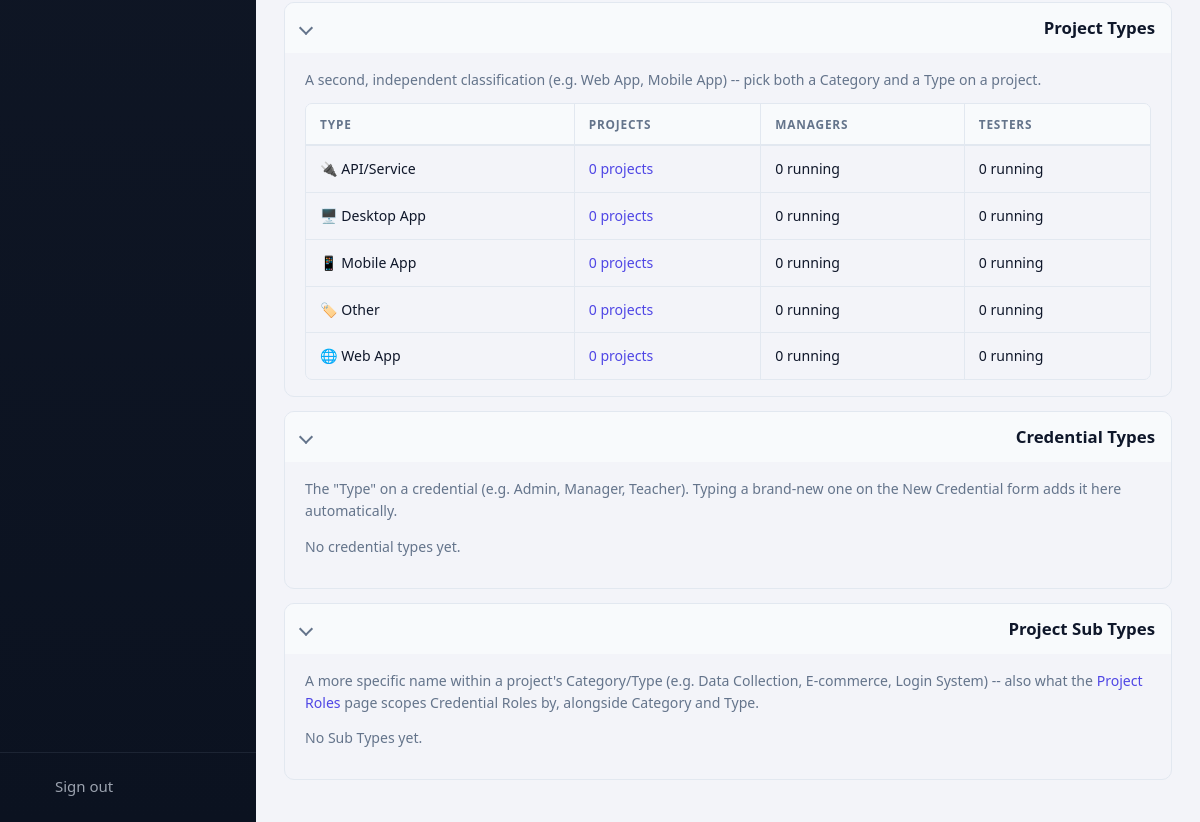
Before: /categories/index.php (signed in, lower part) with the older database file.
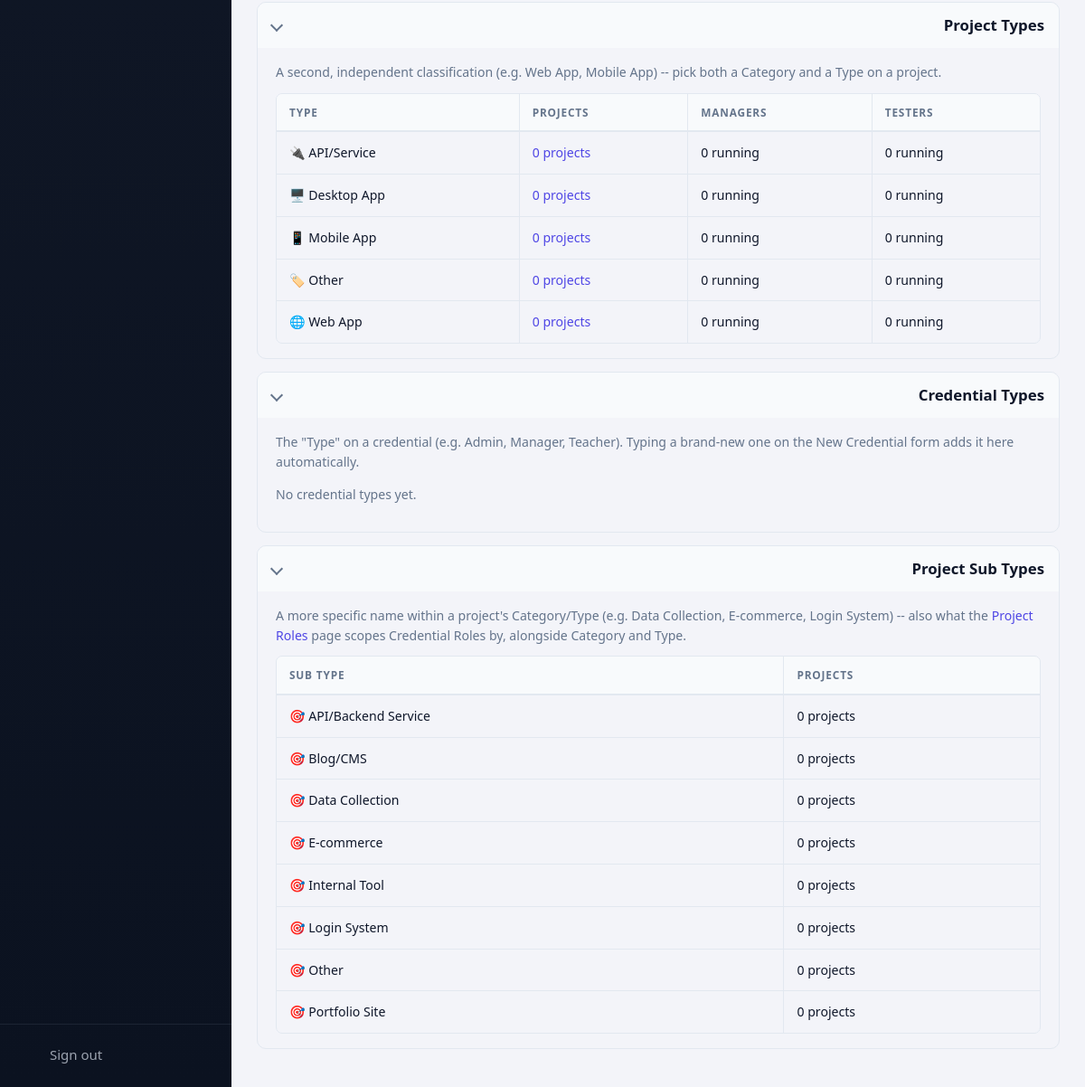
After: the same page with the newer database file.
### tables this page shows
CREATE TABLE project_types (
  id         INT UNSIGNED AUTO_INCREMENT PRIMARY KEY,
  name       VARCHAR(60) NOT NULL UNIQUE,
  icon       VARCHAR(255) NOT NULL DEFAULT '🏷️',
  created_at TIMESTAMP DEFAULT CURRENT_TIMESTAMP
);

CREATE TABLE project_purposes (
  id         INT UNSIGNED AUTO_INCREMENT PRIMARY KEY,
  name       VARCHAR(80) NOT NULL UNIQUE,
  created_at TIMESTAMP DEFAULT CURRENT_TIMESTAMP
);

### includes/functions.php (called while the page is built, shortened)
<?php
function assetUrl(string $relativePath): string
{
    $relativePath = '/' . ltrim($relativePath, '/');
    $diskPath = __DIR__ . '/..' . $relativePath;
    $version = is_file($diskPath) ? filemtime($diskPath) : time();
    return BASE_URL . $relativePath . '?v=' . $version;
}
function e(?string $value): string
{
    return htmlspecialchars((string) $value, ENT_QUOTES, 'UTF-8');
}
function setting(string $key, ?string $default = null): ?string
{
    global $db;
    static $cache = null;
    if ($cache === null) {
        $cache = [];
        try {
            $rows = $db->query('SELECT setting_key, setting_value FROM settings')->fetchAll();
            foreach ($rows as $row) {
                $cache[$row['setting_key']] = $row['setting_value'];
            }
        } catch (Throwable $e) {
            return $default;
        }
    }
    return $cache[$key] ?? $default;
}
function appName(): string
{
    return setting('app_name') ?: 'Digital Locker';
}
function pageTitle(string $title): string
{
    return $title . ' | ' . appName();
}
function projectCategories(): array
{
    global $db;
    static $rows = null;
    if ($rows === null) {
        $rows = $db->query('SELECT name, icon FROM project_categories ORDER BY name')->fetchAll();
    }
    return $rows;
}
function projectCategoryIconRaw(string $category): string
{
    foreach (projectCategories() as $row) {
        if ($row['name'] === $category) {
            return $row['icon'];
        }
    }
    return '📁';
}
function projectCategoryIconHtml(string $category): string
{
    $icon = projectCategoryIconRaw($category);
    return e($icon);
}
function projectTypes(): array
{
    global $db;
    static $rows = null;
    if ($rows === null) {
        $rows = $db->query('SELECT name, icon FROM project_types ORDER BY name')->fetchAll();
    }
    return $rows;
}
function projectTypeIconRaw(string $type): string
{
    foreach (projectTypes() as $row) {
        if ($row['name'] === $type) {
            return $row['icon'];
        }
    }
    return '🏷️';
}
function projectTypeIconHtml(string $type): string
{
    $icon = projectTypeIconRaw($type);
    return e($icon);
}

### categories/index.php (the view, shortened to what this page needs)
<?php
require_once __DIR__ . '/../includes/init.php';
$isAdmin = isAdministrator();
$canManage = false;
$canManage = $canManage || $isAdmin;
$categories = $db->query(
    "SELECT pc.id, pc.name, pc.icon,
            (SELECT COUNT(*) FROM projects p WHERE p.category = pc.name) AS project_count,
            (SELECT COUNT(DISTINCT pm.user_id) FROM project_members pm
               JOIN projects p ON p.id = pm.project_id
              WHERE p.category = pc.name AND pm.project_role = 'manager') AS manager_count,
            (SELECT COUNT(DISTINCT pm.user_id) FROM project_members pm
               JOIN projects p ON p.id = pm.project_id
              WHERE p.category = pc.name AND pm.project_role = 'tester') AS tester_count
       FROM project_categories pc
      ORDER BY pc.name"
)->fetchAll();
$types = $db->query(
    "SELECT pt.id, pt.name, pt.icon,
            (SELECT COUNT(*) FROM projects p WHERE p.type = pt.name) AS project_count,
            (SELECT COUNT(DISTINCT pm.user_id) FROM project_members pm
               JOIN projects p ON p.id = pm.project_id
              WHERE p.type = pt.name AND pm.project_role = 'manager') AS manager_count,
            (SELECT COUNT(DISTINCT pm.user_id) FROM project_members pm
               JOIN projects p ON p.id = pm.project_id
              WHERE p.type = pt.name AND pm.project_role = 'tester') AS tester_count
       FROM project_types pt
      ORDER BY pt.name"
)->fetchAll();
$credTypes = $db->query(
    "SELECT ct.id, ct.name,
            (SELECT COUNT(*) FROM passwords p WHERE p.title LIKE CONCAT(ct.name, ' — %')) AS credential_count
       FROM credential_types ct
      ORDER BY ct.name"
)->fetchAll();
$purposes = $db->query(
    "SELECT pp.id, pp.name,
            (SELECT COUNT(*) FROM projects p WHERE p.role = pp.name) AS project_count
       FROM project_purposes pp
      ORDER BY pp.name"
)->fetchAll();
require __DIR__ . '/../includes/header.php';
?>
        <?php if ($categories): ?>
                    <?php foreach ($categories as $c): ?>
                            <td><?= projectCategoryIconHtml($c['name']) ?> <?= e($c['name']) ?></td>
                    <?php endforeach; ?>
        <?php else: ?>
            <p class="muted">No categories yet.</p>
        <?php endif; ?>
<details class="vault-group" open>
    <summary class="vault-group__summary">
        <span class="card__title">Project Types</span>
    </summary>
    <div style="padding:16px 20px">
        <p class="muted" style="margin:0 0 12px">A second, independent classification (e.g. Web App, Mobile App) -- pick both a Category and a Type on a project.</p>
        <?php if ($types): ?>
            <form method="post" action="index.php" onsubmit="return confirm('Delete the selected types? Projects already using them keep their label, but it won\'t be offered going forward.');">
                <div class="table-wrap">
                <table class="table">
                    <thead>
                        <tr>
                            <th>Type</th>
                            <th>Projects</th>
                            <th>Managers</th>
                            <th>Testers</th>
                        </tr>
                    </thead>
                    <tbody>
                    <?php foreach ($types as $t): ?>
                        <tr>
                            <td><?= projectTypeIconHtml($t['name']) ?> <?= e($t['name']) ?></td>
                            <td><a href="<?= BASE_URL ?>/projects/index.php?type=<?= urlencode($t['name']) ?>"><?= (int) $t['project_count'] ?> project<?= (int) $t['project_count'] === 1 ? '' : 's' ?></a></td>
                            <td><?= (int) $t['manager_count'] ?> running</td>
                            <td><?= (int) $t['tester_count'] ?> running</td>
                        </tr>
                    <?php endforeach; ?>
                    </tbody>
                </table>
                </div>
            </form>
        <?php else: ?>
            <p class="muted">No types yet.</p>
        <?php endif; ?>
    </div>
</details>
<details class="vault-group" open>
    <summary class="vault-group__summary">
        <span class="card__title">Credential Types</span>
    </summary>
    <div style="padding:16px 20px">
        <p class="muted" style="margin:0 0 12px">The "Type" on a credential (e.g. Admin, Manager, Teacher). Typing a brand-new one on the New Credential form adds it here automatically.</p>
        <?php if ($credTypes): ?>
            <form method="post" action="index.php" onsubmit="return confirm('Delete the selected credential types? Credentials already using them keep their label, but it won\'t be offered going forward.');">
                <?= csrf_field() ?>
                <input type="hidden" name="do" value="delete_selected_credtypes">
                <div class="table-wrap">
                <table class="table">
                    <thead>
                        <tr>
                            <?php if ($isAdmin): ?><th style="width:36px"><input type="checkbox" id="credtype-check-all"></th><?php endif; ?>
                            <th>Type</th>
                            <th>Credentials</th>
                            <?php if ($canManage): ?><th class="table__actions">Actions</th><?php endif; ?>
                        </tr>
                    </thead>
                    <tbody>
                    <?php foreach ($credTypes as $ct): ?>
                        <tr>
                            <?php if ($isAdmin): ?><td><input type="checkbox" name="ids[]" value="<?= (int) $ct['id'] ?>" class="credtype-check"></td><?php endif; ?>
                            <td><?= e($ct['name']) ?></td>
                            <td><a href="<?= BASE_URL ?>/passwords/index.php?type=<?= urlencode($ct['name']) ?>"><?= (int) $ct['credential_count'] ?> credential<?= (int) $ct['credential_count'] === 1 ? '' : 's' ?></a></td>
                            <?php if ($canManage): ?>
                                <td class="table__actions"><a class="btn btn--small btn--ghost" href="index.php?edit_credtype=<?= (int) $ct['id'] ?>#edit-credtype">✏️ Edit</a></td>
                            <?php endif; ?>
                        </tr>
                    <?php endforeach; ?>
                    </tbody>
                </table>
                </div>
                <?php if ($isAdmin): ?>
                    <div class="form-actions">
                        <button type="submit" class="btn btn--danger btn--small">Delete selected</button>
                    </div>
                <?php endif; ?>
            </form>
        <?php else: ?>
            <p class="muted">No credential types yet.</p>
        <?php endif; ?>
    </div>
</details>
<details class="vault-group" open>
    <summary class="vault-group__summary">
        <span class="card__title">Project Sub Types</span>
    </summary>
    <div style="padding:16px 20px">
        <p class="muted" style="margin:0 0 12px">A more specific name within a project's Category/Type (e.g. Data Collection, E-commerce, Login System) -- also what the <a href="<?= BASE_URL ?>/projects/roles.php">Project Roles</a> page scopes Credential Roles by, alongside Category and Type.</p>
        <?php if ($purposes): ?>
            <form method="post" action="index.php" onsubmit="return confirm('Delete the selected Sub Types? Projects already using them keep their label, but it won\'t be offered going forward.');">
                <div class="table-wrap">
                <table class="table">
                    <thead>
                        <tr>
                            <th>Sub Type</th>
                            <th>Projects</th>
                        </tr>
                    </thead>
                    <tbody>
                    <?php foreach ($purposes as $pp): ?>
                        <tr>
                            <td>🎯 <?= e($pp['name']) ?></td>
                            <td><?= (int) $pp['project_count'] ?> project<?= (int) $pp['project_count'] === 1 ? '' : 's' ?></td>
                        </tr>
                    <?php endforeach; ?>
                    </tbody>
                </table>
                </div>
            </form>
        <?php else: ?>
            <p class="muted">No Sub Types yet.</p>
        <?php endif; ?>
    </div>
</details>
<?php require __DIR__ . '/../includes/footer.php'; ?>

### includes/header.php (shortened to what this page needs)
<?php
require_once __DIR__ . '/init.php';
function navIcon(string $name): string
{
    $icons = [
        'dashboard' => '<path d="M3 3h8v8H3zM13 3h8v5h-8zM13 12h8v9h-8zM3 15h8v6H3z"/>',
        'passwords' => '<circle cx="8" cy="15" r="4"/><path d="M10.8 12.2L21 2M18 5l3 3M15.5 7.5l2 2"/>',
        'personal'  => '<circle cx="12" cy="8" r="4"/><path d="M4 21c0-4.4 3.6-7 8-7s8 2.6 8 7"/>',
        'export'    => '<path d="M12 3v12M8 11l4 4 4-4M4 17v3h16v-3"/>',
        'projects'  => '<path d="M3 7a2 2 0 0 1 2-2h4l2 2h8a2 2 0 0 1 2 2v9a2 2 0 0 1-2 2H5a2 2 0 0 1-2-2z"/>',
        'tasks'     => '<path d="M9 5H7a2 2 0 0 0-2 2v12a2 2 0 0 0 2 2h10a2 2 0 0 0 2-2V7a2 2 0 0 0-2-2h-2"/><rect x="9" y="3" width="6" height="4" rx="1"/><path d="M9 12l2 2 4-4"/>',
        'notes'     => '<path d="M6 3h9l5 5v13a1 1 0 0 1-1 1H6a1 1 0 0 1-1-1V4a1 1 0 0 1 1-1z"/><path d="M15 3v5h5M8 13h8M8 17h5"/>',
        'team'      => '<circle cx="9" cy="8" r="3.5"/><path d="M2.5 20c0-3.5 3-5.5 6.5-5.5s6.5 2 6.5 5.5M16 4.5a3.5 3.5 0 0 1 0 7M17.5 14.5c2.5.6 4 2.3 4 5.5"/>',
        'categories' => '<path d="M4 4h7v7H4zM13 4h7v7h-7zM4 13h7v7H4zM13 13h7v7h-7z"/>',
        'assignments' => '<circle cx="9" cy="7" r="4"/><path d="M2.5 21c0-4 3-6.5 6.5-6.5s6.5 2.5 6.5 6.5"/><path d="M17 8l2 2 4-4"/>',
        'roles'     => '<path d="M12 3l8 3v6c0 4.5-3.2 7.6-8 9-4.8-1.4-8-4.5-8-9V6z"/><path d="M9 12l2 2 4-4"/>',
        'users'     => '<circle cx="9" cy="8" r="3.5"/><path d="M2.5 20c0-3.5 3-5.5 6.5-5.5s6.5 2 6.5 5.5M16 4.5a3.5 3.5 0 0 1 0 7M17.5 14.5c2.5.6 4 2.3 4 5.5"/>',
        'settings'  => '<path d="M4 7h10M18 7h2M4 17h2M10 17h10"/><circle cx="16" cy="7" r="2.5"/><circle cx="8" cy="17" r="2.5"/>',
        'reset'     => '<path d="M3 12a9 9 0 1 1 3 6.7"/><path d="M3 21v-5h5"/>',
        'logout'    => '<path d="M14 4H5v16h9M10 12h11M18 8l4 4-4 4"/>',
        'lock'      => '<rect x="5" y="11" width="14" height="10" rx="2"/><path d="M8 11V8a4 4 0 0 1 8 0v3M12 15v3"/>',
    ];
    return '<svg class="icon" width="24" height="24" viewBox="0 0 24 24" fill="none" stroke="currentColor" stroke-width="2" stroke-linecap="round" stroke-linejoin="round" aria-hidden="true">' . ($icons[$name] ?? '') . '</svg>';
}
?>
<!DOCTYPE html>
<html lang="en">
<head>
    <title><?= e(pageTitle($pageTitle)) ?></title>
    <link rel="stylesheet" href="<?= e(assetUrl('/assets/css/style.css')) ?>">
</head>
<body data-autolock="<?= (int) setting('auto_lock_minutes', '0') ?>" data-confirm-reveal="<?= (int) setting('require_confirm_reveal', '0') ?>" data-lock-url="<?= e(BASE_URL . '/lock.php') ?>">
<div class="layout">
    <aside class="sidebar" id="sidebar">
            <?= navIcon('lock') ?>
        <nav class="sidebar__nav" aria-label="Main navigation">
        </nav>
        <div class="sidebar__footer">
            <a class="sidebar__link" href="<?= BASE_URL ?>/logout.php">
                <?= navIcon('logout') ?>
                <span class="sidebar__link-text">Sign out</span>
            </a>
        </div>
    </aside>
    <div class="main">
        <main class="content">

### includes/footer.php (shortened to what this page needs)
        </main>
    </div>
</div>
</body>
</html>

Changed rows visible on the page:
added project_purposes: name "API/Backend Service", project_count "0"
added project_purposes: name "Blog/CMS", project_count "0"
added project_purposes: name "Data Collection", project_count "0"
added project_purposes: name "E-commerce", project_count "0"
added project_purposes: name "Internal Tool", project_count "0"
added project_purposes: name "Login System", project_count "0"
added project_purposes: name "Other", project_count "0"
added project_purposes: name "Portfolio Site", project_count "0"
Other visible differences:
text no longer shown: "No Sub Types yet."
text now shown: "SUB TYPE PROJECTS"
